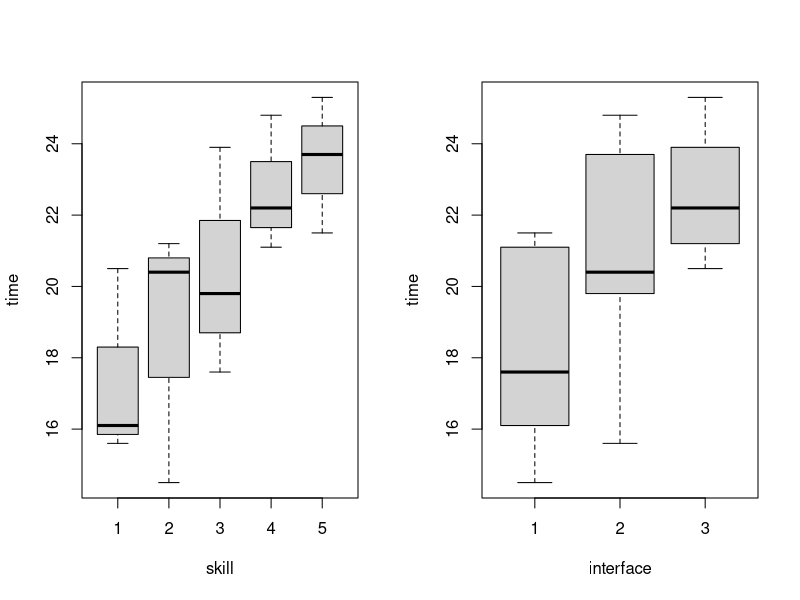
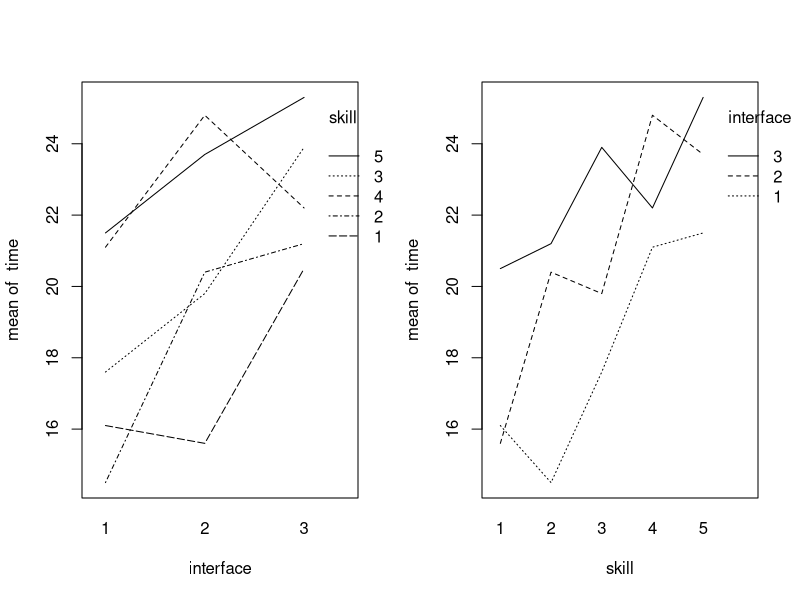
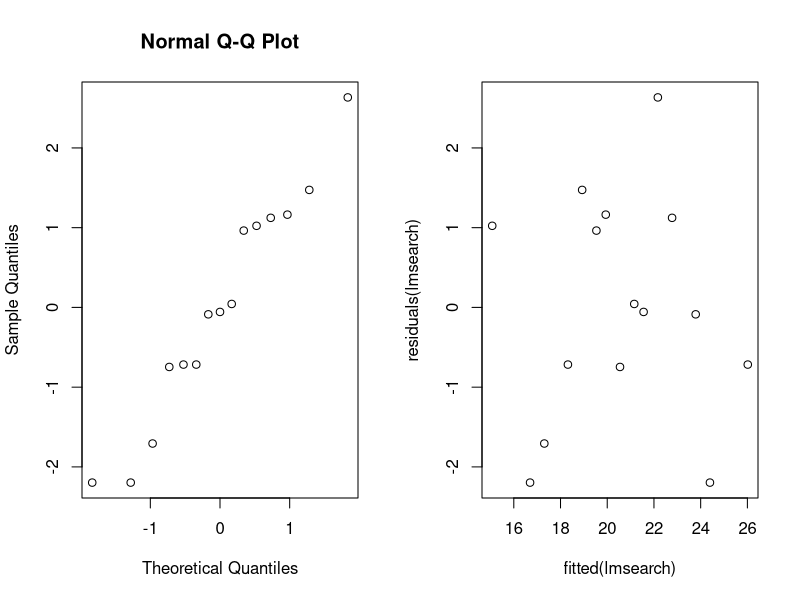
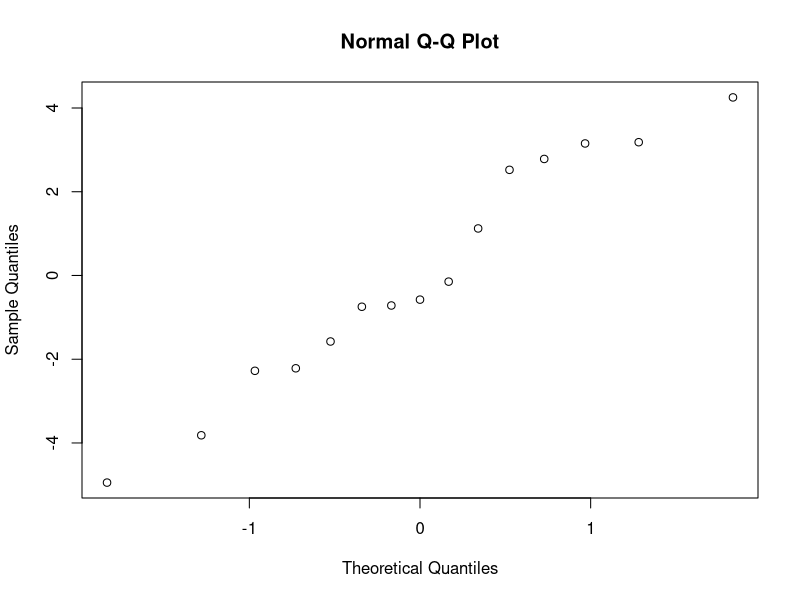
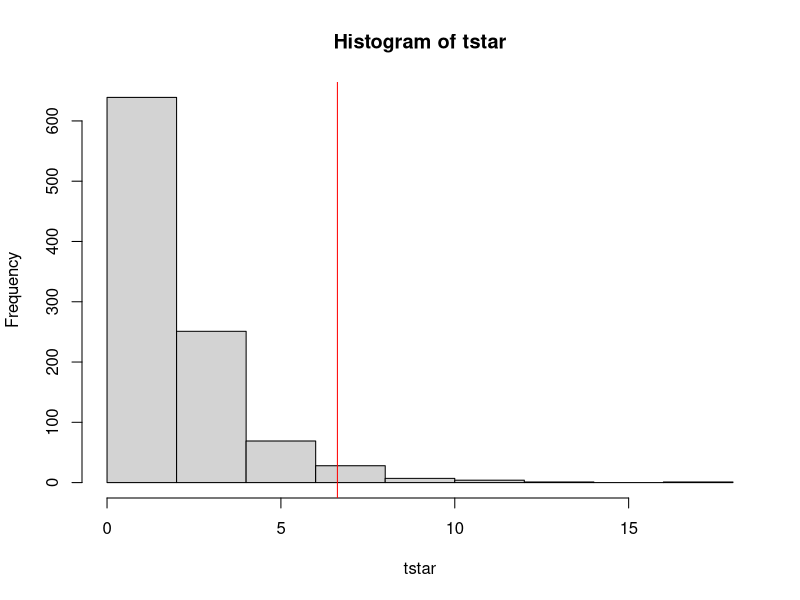
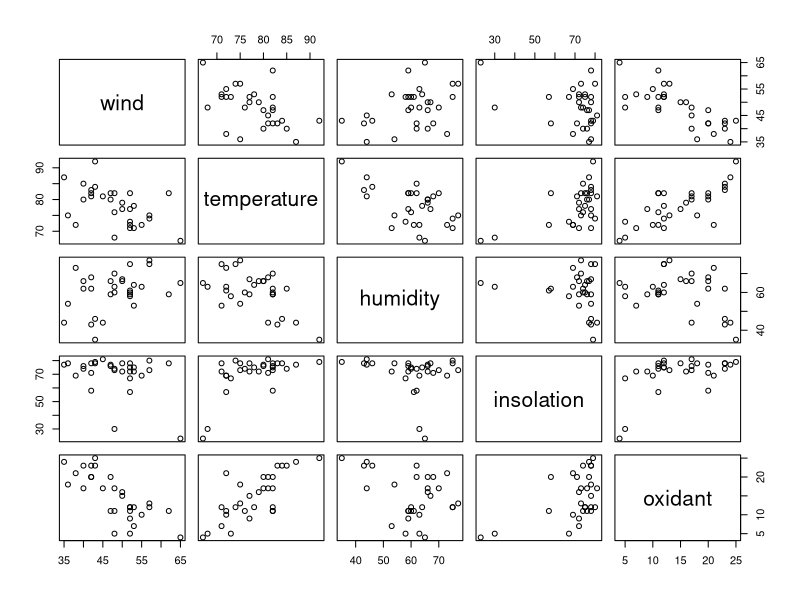
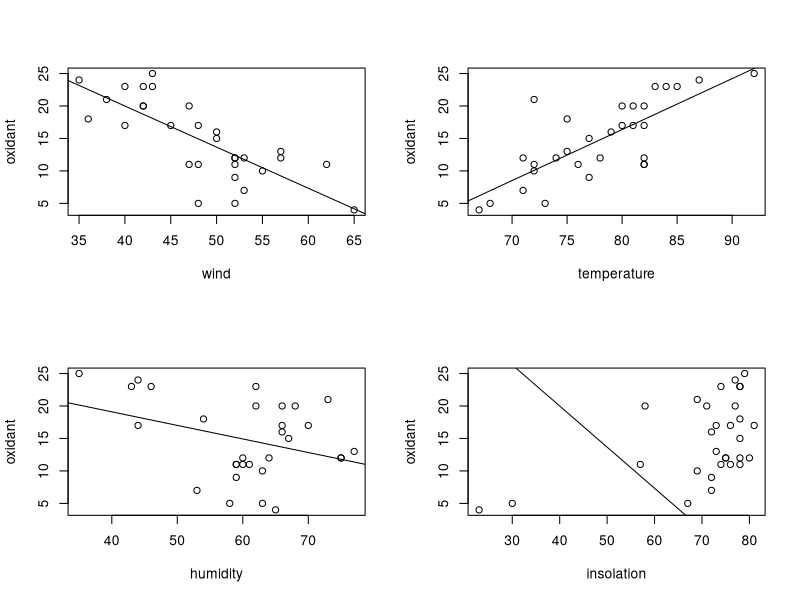
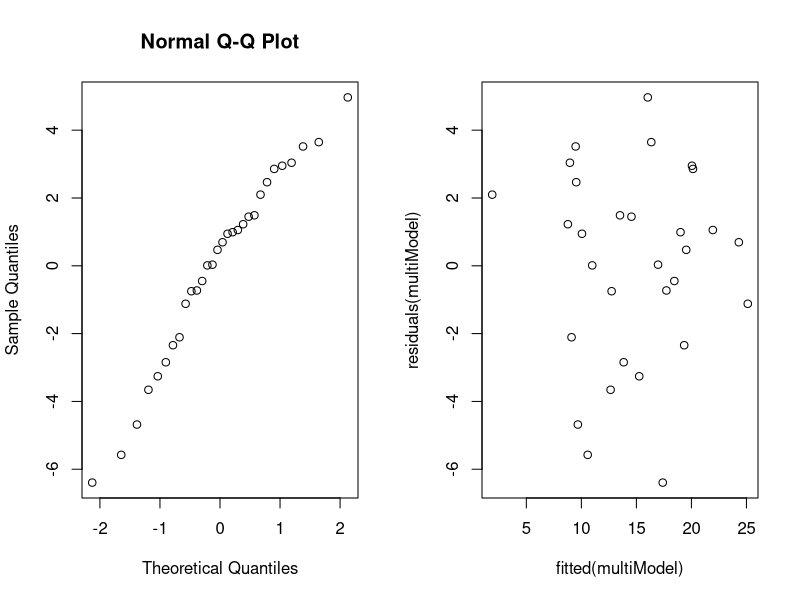

These figures' R source, in order:
## ---- chunk 1
knitr::opts_chunk$set(echo = TRUE)

library(lme4)
## ---- chunk 2
search <- read.table("data/search.txt")
## ---- chunk 3
I=4; B=5; N=1
for (i in 1:B) print((sample(1:(N*I)+(i-1)*3)))
## ---- chunk 4
attach(search)
par(mfrow=c(1,2))
boxplot(time~skill); boxplot(time~interface)
interaction.plot(interface, skill,time)
interaction.plot(skill,interface,time)
## ---- chunk 5
lmsearch <- lm(time~interface+skill,data=search)
searchaov <- anova(lmsearch)
searchaov
pv <- searchaov$`Pr(>F)`[1]
## ---- chunk 6
qqnorm(residuals(lmsearch))
plot(fitted(lmsearch),residuals(lmsearch))
## ---- chunk 7
friedman.test(time,interface, skill)
## ---- chunk 8
search
searchaov2 <- lm(time~interface)
anova(searchaov2)
par(mfrow=c(1,1)); qqnorm(residuals(searchaov2))
## ---- chunk 9
par(mfrow=c(1,1))
cow <- read.table("data/cow.txt")
## ---- chunk 10
cow$id <- factor(cow$id)
cowlm <- lm(milk~treatment+per+id,data=cow)
cat(anova(cowlm)[1,5])
## ---- chunk 11
cowlmsumm <- summary(cowlm)
head(cowlmsumm$coefficients, n=2)
## ---- chunk 12
cowlmer <- lmer(milk~treatment+order+per+(1|id), data=cow, REML=FALSE)
cowlmersumm <- summary(cowlmer)
## ---- chunk 13
cat("Fixed effects")
head(cowlmersumm$coefficients,n=3)
## ---- chunk 14
cowlmer1 <- lmer(milk~order+per+(1|id), data=cow, REML=FALSE)
cowlmeraov <- anova(cowlmer1,cowlmer)
## ---- chunk 15
pval <- cowlmeraov$`Pr(>Chisq)`[2]
pval
## ---- chunk 16
attach(cow)
cowtest <- t.test(milk[treatment=="A"],milk[treatment=="B"],paired=TRUE)
cowtest$estimate
## ---- chunk 17
aovcow <- lm(milk~treatment+id,data=cow)

aovcowsumm <- summary(aovcow)
head(aovcowsumm$coefficients,n=2)
## ---- chunk 18
nausea.table <- read.table("data/nauseatable.txt")
## ---- chunk 19
nausea <- c(rep(1,nausea.table[1,2]), rep(0,nausea.table[1,1]),
            rep(1,nausea.table[2,2]), rep(0,nausea.table[2,1]),
            rep(1,nausea.table[3,2]), rep(0,nausea.table[3,1]))

medicin <- factor(rep(1:3, c((nausea.table[1,1]+nausea.table[1,2]),
                             (nausea.table[2,1]+nausea.table[2,2]),
                             (nausea.table[3,1]+nausea.table[3,2]))), 
                  labels=c("chlor","pent100","pent150"))

nausea.frame <- data.frame(nausea,medicin)
## ---- chunk 20
xtabs(~medicin+nausea)
## ---- chunk 21
attach(nausea.frame)
## ---- chunk 22
B <- 1000
tstar <- numeric(B)
for(i in 1:B)
{
  medicinstar <- sample(medicin) 
  tstar[i] <- chisq.test(xtabs(~medicinstar+nausea))[[1]]
}

myt <- chisq.test(xtabs(~medicin+nausea))[[1]]

hist(tstar)
abline(v=myt, col='red')

pr <- sum(tstar>myt)/B
pr
## ---- chunk 23
chisq.test(xtabs(~medicin+nausea))[[3]]
## ---- chunk 24
airPollution = read.table("./data/airpollution.txt", header = TRUE)
pairs(~ wind + temperature + humidity + insolation + oxidant, data = airPollution)
## ---- chunk 25
model1 = lm(oxidant ~ wind, data = airPollution)
model2 = lm(oxidant ~ temperature, data = airPollution)
model3 = lm(oxidant ~ humidity, data = airPollution)
model4 = lm(oxidant ~ insolation, data = airPollution)

par(mfrow=c(2,2))
plot(oxidant ~ wind, data = airPollution); abline(model1)
plot(oxidant ~ temperature, data = airPollution); abline(model2)
plot(oxidant ~ humidity, data = airPollution); abline(model3)
plot(oxidant ~ insolation, data = airPollution); abline(model1)

sum1 = summary(model1)
sum2 = summary(model2)
sum3 = summary(model3)
sum4 = summary(model4)
## ---- chunk 26
stepUpModel1 = lm(oxidant ~ wind + temperature, data = airPollution)
stepUpSum1 = summary(stepUpModel1)
stepUpModel = lm(oxidant ~ wind + humidity, data = airPollution)
stepUpSum2 = summary(stepUpModel)
stepUpModel = lm(oxidant ~ wind + insolation, data = airPollution)
stepUpSum3 = summary(stepUpModel)
## ---- chunk 27
stepUpModel = lm(oxidant ~ wind + temperature + humidity, data = airPollution)
stepUpSum4 = summary(stepUpModel)
stepUpModel = lm(oxidant ~ wind + temperature + insolation, data = airPollution)
stepUpSum5 = summary(stepUpModel)
## ---- chunk 28
multiModel = lm(oxidant ~ wind + temperature + humidity + insolation, data = airPollution)
multiSum = summary(multiModel)
round(multiSum$coefficients, 6)
## ---- chunk 29
multiModel = lm(oxidant ~ wind + temperature + humidity, data = airPollution)
multiSum = summary(multiModel)
round(multiSum$coefficients, 6)
## ---- chunk 30
multiModel = lm(oxidant ~ wind + temperature, data = airPollution)
multiSum = summary(multiModel)
round(multiSum$coefficients, 6)
## ---- chunk 31
par(mfrow=c(1,2))
qqnorm(residuals(multiModel))
plot(fitted(multiModel), residuals(multiModel))
## ---- chunk 32
par(mfrow=c(1,1))
plot(wind ~ temperature, data = airPollution)

mdl = lm(wind ~ temperature, data = airPollution)
mdlsm = summary(mdl)
## ---- chunk 33
expensesCrime = read.table("./data/expensescrime.txt", header = TRUE)
pairs(expensesCrime[-1])
expensesCrime[-1] = log(expensesCrime[-1])
## ---- chunk 34
pairs(expensesCrime[-1])
## ---- chunk 35
model = lm(expend ~ bad + crime + lawyers + employ + pop, data = expensesCrime[-1])
round(cooks.distance(model), 3)
plot(1:51, cooks.distance(model))
## ---- chunk 36
rows = round(cooks.distance(model), 3) > 1
expensesCrime[rows,]
## ---- chunk 37
newData = expensesCrime[!rows, ]
model = lm(expend ~ crime + lawyers + employ, data = newData)
summary(model)
## ---- chunk 38
modelA = lm(employ ~ lawyers, data = newData)
sumA = summary(modelA)
## ---- chunk 39
model = lm(expend ~ crime + employ, data = newData)
summary(model)
## ---- chunk 40
par(mfrow=c(1,2))
qqnorm(residuals(model))
plot(fitted(model), residuals(model))
## ---- chunk 41
par(mfrow=c(1,2))
plot(newData$crime, residuals(model),  xlab = "Crime", ylab="Residuals")
plot(newData$employ, residuals(model), ylab="Residuals", xlab = "Employ")

par(mfrow=c(1,2))
plot(newData$expend, residuals(model), ylab="Residuals", xlab = "Expend")

estimate = function(x, y) {
  val = model$coefficients[1] + model$coefficients[2] * x + model$coefficients[2] * y
  return(val)
}

plot(estimate(newData$crime, newData$employ), residuals(model), ylab="Residuals", xlab = "Expend Est")
